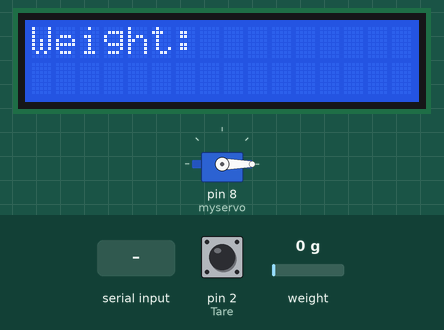
A sketch run on a simulated Arduino Uno, built with avr-gcc and run on an emulated ATmega328P. On the bench: 16×2 character LCD, servo. The test bench sets the inputs (shaded band); at power-on: pin 2 (Tare) HIGH, weight on the scale 0 g. What the sketch prints to the serial monitor is not drawn.

Above: at 4.3 s.
4.4 s: "90,45\n" received over Serial
At 5.9 s:
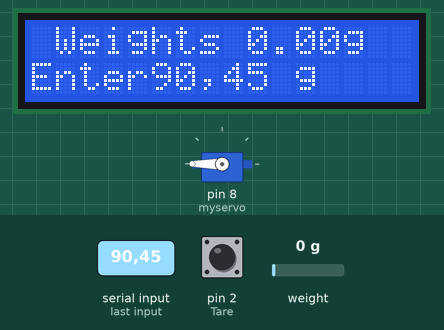
7.0 s: pin 2 (Tare) pulled LOW for 3.2 s
At 10.2 s:
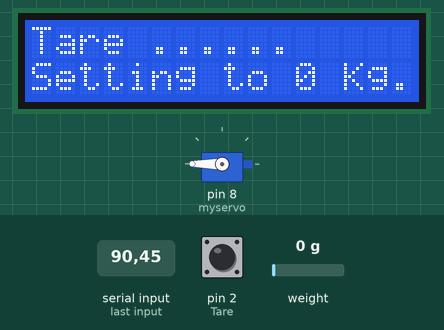
12.4 s: weight on the scale set to 100 g
At 15.1 s:
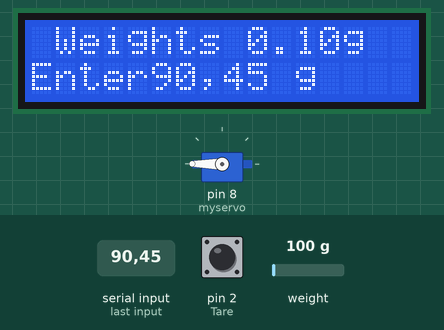
15.4 s: weight on the scale set to 1250 g
At 18.2 s:
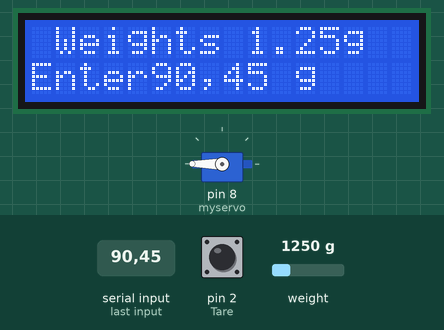
18.4 s: weight on the scale set to 2500 g
At 22.1 s:
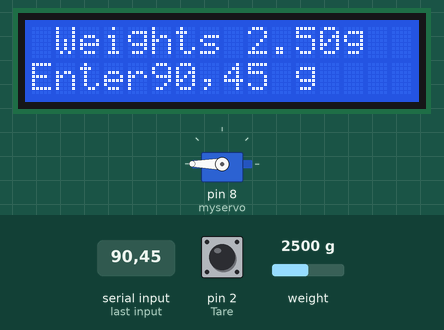
Timing chart, 0 to 22.4 s (numbered marks = the images above; inputs shaded):
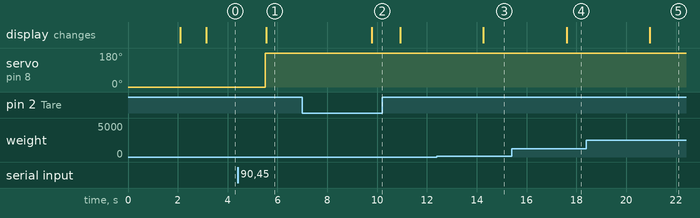

Measured:
- after the input at 4.4 s, servo on pin 8 (myservo): 0° → 180° after 1.1 s; the display: changes after 1.1 s (image 1)
- after the input at 7.0 s, the display: changes after 2.8 s (image 2)
- after the input at 12.4 s, the display: changes after 1.9 s (image 3)
- after the input at 15.4 s, the display: changes after 2.2 s (image 4)
- after the input at 18.4 s, the display: changes after 2.5 s (image 5)

The sketch:

manoj_sir_3.ino
```cpp
#include <Wire.h>

#include <Servo.h>
Servo myservo;

#include <LCD_I2C.h>
#define SCL A5
#define SDA A4
LCD_I2C lcd(0x27);


const int Tare = 2;
#include <HX711.h>

#define LOADCELL_DOUT_PIN  12

#define LOADCELL_SCK_PIN  11

HX711 scale;

float CalibrationFactor = 207500;  // Replace -12000 the calibration factor.

float units;
String value = "";
int weight_in_int;
String weight_in_str="";
int pos = 0;

void setup()

{

Serial.begin(9600);
Serial.println("");

lcd.begin();
lcd.backlight();
pinMode(Tare, INPUT);
digitalWrite(Tare, HIGH);

lcd.setCursor(0, 0);
lcd.print("  Weight Scale");
lcd.setCursor(0, 1);
lcd.print("    Machine");
delay(2000);
lcd.print("Calibrartion stated");


scale.set_scale(CalibrationFactor);
scale.begin(LOADCELL_DOUT_PIN, LOADCELL_SCK_PIN);
scale.tare();

myservo.attach(8);
myservo.write(0);
Serial.println("enter the weight");
lcd.print("Enter the weight");

}

void loop()
{
lcd.clear();
lcd.setCursor(0, 0);
lcd.print("Weight:");


  while(!Serial.available());
    if(Serial.available())
    {
        weight_in_str = Serial.readString();
        weight_in_int = weight_in_str.toInt();
        Serial.print("input value : ");
        Serial.println(weight_in_int);
        while(!(value == "complete"))
        {
            value = motor_control(weight_in_int);

        }
        value = "";
    }

}


int motor_control(int x)
{
    int pos;
    units = scale.get_units(), 5;
    if(units < x)
    {
        myservo.write(180);
        delay(5);
        Serial.println("motor ON");
        lcd.print("motor On");

   }

   else if(units >= x)
   {
        myservo.write(0);
        delay(5);
        Serial.println("motor OFF");
        lcd.print(" motor OFF");
        return "complete";

   }

 Serial.print("Weight: ");
 Serial.print(units);
 Serial.println("grams");
 Serial.print("Weight That you Entered: ");
 Serial.print(weight_in_str);
 Serial.println("grams");


 lcd.clear();
 lcd.setCursor(0, 0);
 lcd.print(" Weights ");
 lcd.print(units);
 lcd.print("g");
 lcd.setCursor(0, 1);
 lcd.print("Enter");
 lcd.print(weight_in_str);
 lcd.print("g");
 delay(3000);

delay(200);


if (digitalRead(Tare) == LOW)

{

scale.tare();

lcd.clear();

lcd.setCursor(0, 0);

lcd.print("Tare ......");

lcd.setCursor(0, 1);

lcd.print("Setting to 0 Kg.");

delay(1000);

}

}
```
